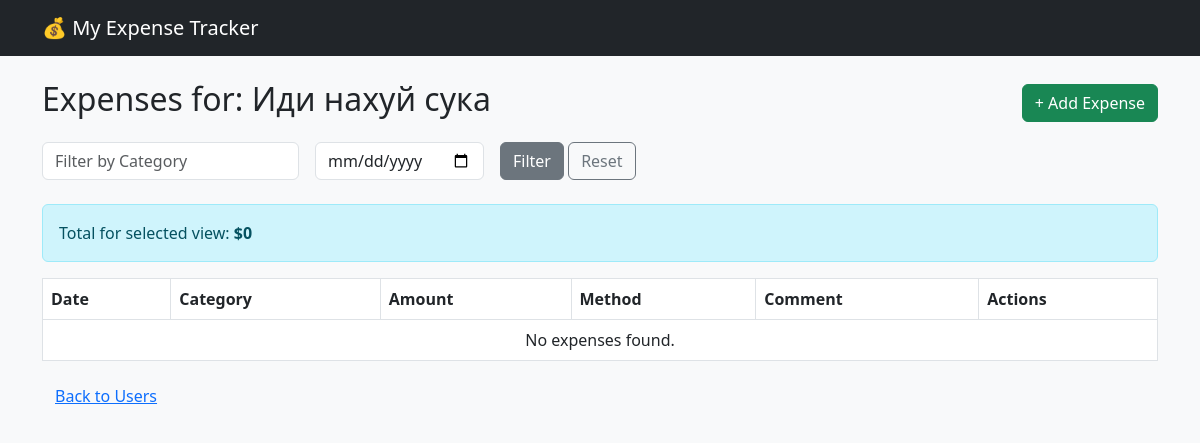
The page /user/11 on the database as committed earlier.
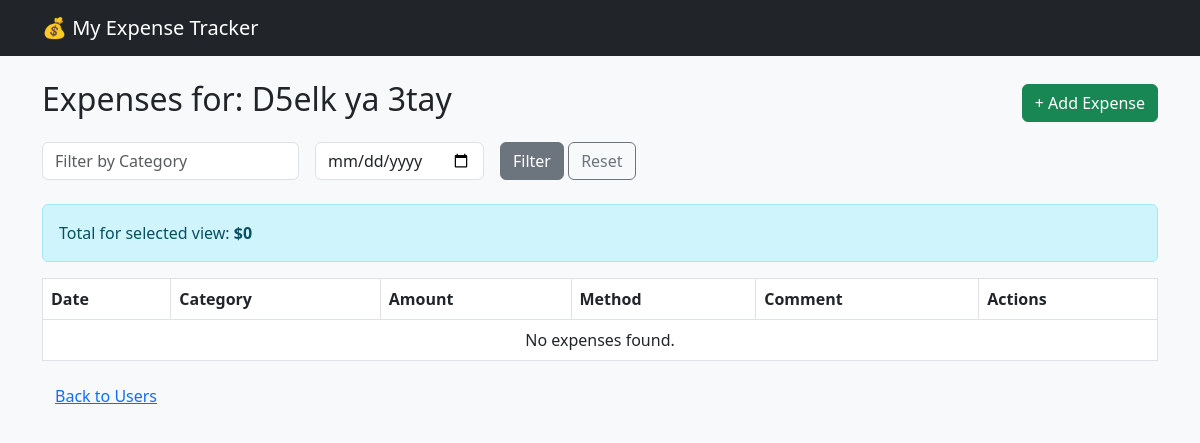
The same page on the database as committed later.
### models.py (models this page shows)
class User(db.Model):
    id = db.Column(db.Integer, primary_key=True)
    name = db.Column(db.String(100), nullable=False)
    expenses = db.relationship('Expense', backref='user', lazy=True, cascade="all, delete")

### app.py (the view)
@app.route('/user/<int:user_id>', methods=['GET', 'POST'])
def user_expenses(user_id):
    user = User.query.get_or_404(user_id)
    category_filter = request.args.get('category')
    date_filter = request.args.get('date')
    query = Expense.query.filter_by(user_id=user_id)
    if category_filter:
        query = query.filter(Expense.category.ilike(f"%{category_filter}%"))
    if date_filter:
        date_obj = datetime.strptime(date_filter, '%Y-%m-%d')
        query = query.filter(Expense.date == date_obj)
    expenses = query.order_by(Expense.date.desc()).all()
    total_shown = sum(e.amount for e in expenses)
    return render_template('user_expenses.html', user=user, expenses=expenses, total=total_shown)

### templates/user_expenses.html
{% extends 'base.html' %}
{% block content %}
<div class="d-flex justify-content-between align-items-center mb-3">
    <h2>Expenses for: {{ user.name }}</h2>
    <a href="{{ url_for('add_expense', user_id=user.id) }}" class="btn btn-success">+ Add Expense</a>
</div>
<form class="row g-3 mb-4" method="GET">
    <div class="col-auto">
        <input type="text" name="category" class="form-control" placeholder="Filter by Category">
    </div>
    <div class="col-auto">
        <input type="date" name="date" class="form-control">
    </div>
    <div class="col-auto">
        <button type="submit" class="btn btn-secondary">Filter</button>
        <a href="{{ url_for('user_expenses', user_id=user.id) }}" class="btn btn-outline-secondary">Reset</a>
    </div>
</form>
<div class="alert alert-info">Total for selected view: <strong>${{ total }}</strong></div>
<table class="table table-bordered bg-white">
    <thead>
        <tr>
            <th>Date</th>
            <th>Category</th>
            <th>Amount</th>
            <th>Method</th>
            <th>Comment</th>
            <th>Actions</th>
        </tr>
    </thead>
    <tbody>
        {% for expense in expenses %}
        <tr>
            <td>{{ expense.date.strftime('%Y-%m-%d') }}</td>
            <td>{{ expense.category }}</td>
            <td>${{ expense.amount }}</td>
            <td>{{ expense.payment_method }}</td>
            <td>{{ expense.comment }}</td>
            <td>
                <a href="{{ url_for('edit_expense', expense_id=expense.id) }}" class="btn btn-warning btn-sm">Edit</a>
                <a href="{{ url_for('delete_expense', expense_id=expense.id) }}" class="btn btn-danger btn-sm" onclick="return confirm('Delete this expense?')">Delete</a>
            </td>
        </tr>
        {% else %}
        <tr><td colspan="6" class="text-center">No expenses found.</td></tr>
        {% endfor %}
    </tbody>
</table>
<a href="/" class="btn btn-link">Back to Users</a>
{% endblock %}

### templates/base.html (shortened to what this page needs)
<!DOCTYPE html>
<html lang="ru">
<head>
    <link href="https://cdn.jsdelivr.net/npm/bootstrap@5.3.0/dist/css/bootstrap.min.css" rel="stylesheet">
</head>
<body class="bg-light">
    <nav class="navbar navbar-dark bg-dark mb-4">
        <div class="container">
            <a class="navbar-brand" href="/">💰 My Expense Tracker</a>
        </div>
    </nav>
    <div class="container">
        {% block content %}{% endblock %}
    </div>
</body>
</html>

Rows that differ between the two databases and show on the page:
changed User: name "Иди нахуй сука" → "D5elk ya 3tay"
